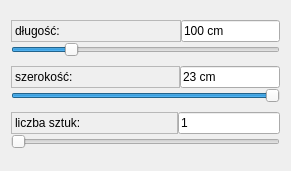
  <widget class="QWidget" name="layoutWidget_5">
   <property name="geometry">
    <rect>
     <x>20</x>
     <y>80</y>
     <width>291</width>
     <height>171</height>
    </rect>
   </property>
   <layout class="QVBoxLayout" name="verticalLayout_49">
    <property name="spacing">
     <number>0</number>
    </property>
    <item>
     <layout class="QVBoxLayout" name="verticalLayout_50">
      <item>
       <layout class="QHBoxLayout" name="horizontalLayout_12">
        <property name="spacing">
         <number>0</number>
        </property>
        <item>
         <widget class="QLabel" name="label_36">
          <property name="locale">
           <locale language="Polish" country="Poland"/>
          </property>
          <property name="frameShape">
           <enum>QFrame::StyledPanel</enum>
          </property>
          <property name="text">
           <string>długość:                                   </string>
          </property>
          <property name="alignment">
           <set>Qt::AlignLeading|Qt::AlignLeft|Qt::AlignVCenter</set>
          </property>
         </widget>
        </item>
        <item>
         <widget class="QLineEdit" name="lengthBox">
          <property name="text">
           <string>100 cm</string>
          </property>
          <property name="readOnly">
           <bool>true</bool>
          </property>
         </widget>
        </item>
       </layout>
      </item>
      <item>
       <widget class="QSlider" name="lengthSlider">
        <property name="minimum">
         <number>50</number>
        </property>
        <property name="maximum">
         <number>290</number>
        </property>
        <property name="singleStep">
         <number>1</number>
        </property>
        <property name="pageStep">
         <number>10</number>
        </property>
        <property name="value">
         <number>100</number>
        </property>
        <property name="tracking">
         <bool>true</bool>
        </property>
        <property name="orientation">
         <enum>Qt::Horizontal</enum>
        </property>
        <property name="invertedAppearance">
         <bool>false</bool>
        </property>
        <property name="tickPosition">
         <enum>QSlider::NoTicks</enum>
        </property>
        <property name="tickInterval">
         <number>0</number>
        </property>
       </widget>
      </item>
     </layout>
    </item>
    <item>
     <layout class="QVBoxLayout" name="verticalLayout_51">
      <item>
       <layout class="QHBoxLayout" name="horizontalLayout_13">
        <property name="spacing">
         <number>0</number>
        </property>
        <item>
         <widget class="QLabel" name="label_37">
          <property name="locale">
           <locale language="Polish" country="Poland"/>
          </property>
          <property name="frameShape">
           <enum>QFrame::StyledPanel</enum>
          </property>
          <property name="text">
           <string>szerokość:                               </string>
          </property>
         </widget>
        </item>
        <item>
         <widget class="QLineEdit" name="widthBox">
          <property name="text">
           <string>23 cm</string>
          </property>
          <property name="readOnly">
           <bool>true</bool>
          </property>
         </widget>
        </item>
       </layout>
      </item>
      <item>
       <widget class="QSlider" name="widthSlider">
        <property name="minimum">
         <number>12</number>
        </property>
        <property name="maximum">
         <number>23</number>
        </property>
        <property name="sliderPosition">
         <number>23</number>
        </property>
        <property name="tracking">
         <bool>true</bool>
        </property>
        <property name="orientation">
         <enum>Qt::Horizontal</enum>
        </property>
        <property name="invertedAppearance">
         <bool>false</bool>
        </property>
       </widget>
      </item>
     </layout>
    </item>
    <item>
     <layout class="QVBoxLayout" name="verticalLayout_52">
      <item>
       <layout class="QHBoxLayout" name="horizontalLayout_14">
        <property name="spacing">
         <number>0</number>
        </property>
        <item>
         <widget class="QLabel" name="label_38">
          <property name="locale">
           <locale language="Polish" country="Poland"/>
          </property>
          <property name="frameShape">
           <enum>QFrame::StyledPanel</enum>
          </property>
          <property name="text">
           <string>liczba sztuk:                            </string>
          </property>
         </widget>
        </item>
        <item>
         <widget class="QLineEdit" name="quantityBox">
          <property name="text">
           <string>1</string>
          </property>
          <property name="readOnly">
           <bool>true</bool>
          </property>
         </widget>
        </item>
       </layout>
      </item>
      <item>
       <widget class="QSlider" name="quantitySlider">
        <property name="minimum">
         <number>1</number>
        </property>
        <property name="maximum">
         <number>20</number>
        </property>
        <property name="tracking">
         <bool>true</bool>
        </property>
        <property name="orientation">
         <enum>Qt::Horizontal</enum>
        </property>
        <property name="invertedAppearance">
         <bool>false</bool>
        </property>
       </widget>
      </item>
     </layout>
    </item>
   </layout>
  </widget>
